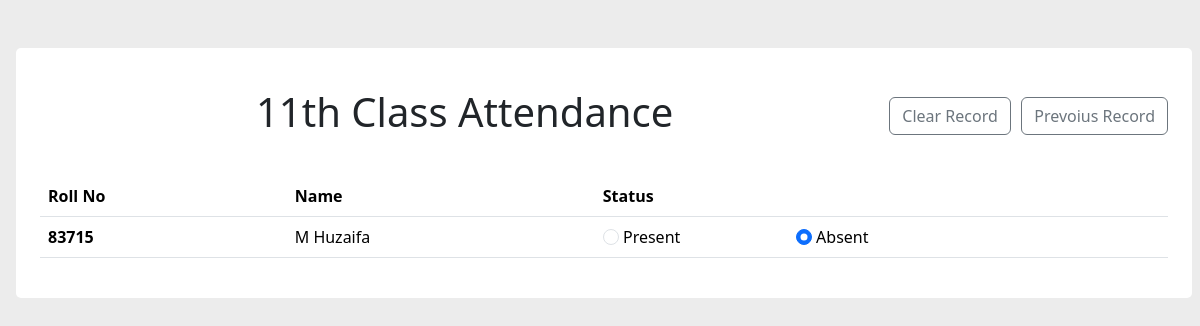
/eleven_class_attendance, run on the app's committed database.
### server.py (models this page shows, shortened)
class Std_Att(db.Model):
    sno = db.Column(db.Integer, primary_key = True)
    name = db.Column(db.String(200), nullable = False)
    classNo = db.Column(db.Integer, nullable = False)
    attend = db.Column(db.String(20), nullable = False)

### server.py (the view)
@app.route("/eleven_class_attendance")
def eleven_class_attendance():
    allStds = Std_Att.query.filter_by(classNo=11).all()
    allStds = sorted(allStds, key=lambda x: x.sno)
    return render_template('AttendanceManagement/eleven_class_attendance.html', allStds = allStds)

### templates/AttendanceManagement/eleven_class_attendance.html (shortened to what this page needs)
<!DOCTYPE html>
<html lang="en">
<head>
    <link href="https://cdn.jsdelivr.net/npm/bootstrap@5.3.3/dist/css/bootstrap.min.css" rel="stylesheet">
</head>
<body style="background-color: rgb(236, 236, 236);">
    <div class="my-5 mx-3" style="width: 98%; background-color: white; padding: 2%; border-radius: 5px; align-self: center;">
        <h1 class="my-3" style="text-align: center;"> 11th Class Attendance
          <span style="float: right;">
            <a href="/clear_std_fee" type="button" class="btn btn-outline-secondary">Clear Record</a>
            <a href="/std_prev_record" type="button" class="btn btn-outline-secondary">Prevoius Record</a>
          </span>
        </h1>
        <br>
        <table class="table">
            <thead>
              <tr>
                <th scope="col">Roll No</th>
                <th scope="col">Name</th>
                <th scope="col">Status</th>
              </tr>
            </thead>
            <tbody>
              {% for Std in allStds %}
                <tr>
                  <th scope="row">{{Std.sno}}</th>
                  <td>{{Std.name}}</td>
                  <td>
                    <div style="display: inline; margin-right: 20%; cursor: pointer;" >
                      <input class="form-check-input" type="radio" style="cursor: pointer;" name="att_status{{ Std.sno }}" id="present{{ Std.sno }}" value="Present" {% if Std.attend == 'Present' %} checked {% endif %}>
                      <label class="form-check-label" for="present{{ Std.sno }}" style="cursor: pointer;">
                          Present
                        </label>
                      </div>
                      <div style="display: inline; margin-right: 20%; cursor: pointer;" >
                        <input class="form-check-input" type="radio" style="cursor: pointer;" name="att_status{{ Std.sno }}" id="absent{{ Std.sno }}" value="Absent" {% if Std.attend == 'Absent' %} checked {% endif %}>
                        <label class="form-check-label" for="absent{{ Std.sno }}" style="cursor: pointer;">
                          Absent
                        </label>
                      </div>
                  </td>
              {% endfor %}
            </tbody>
          </table>
    </div>
</body>
</html>

### data on the page
Std_Att: sno "83715", name "M Huzaifa", attend "☐ Present", attend "☑ Absent"
